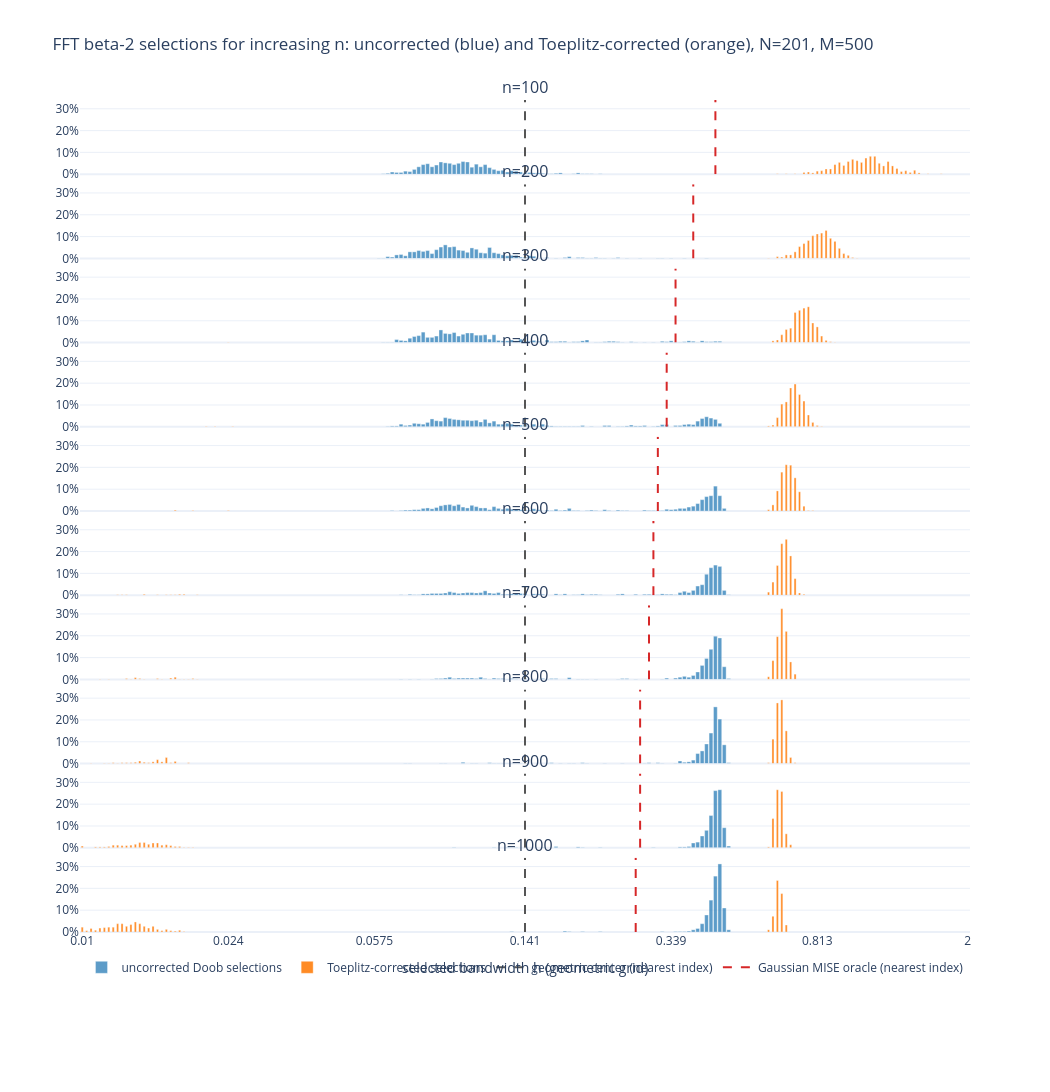
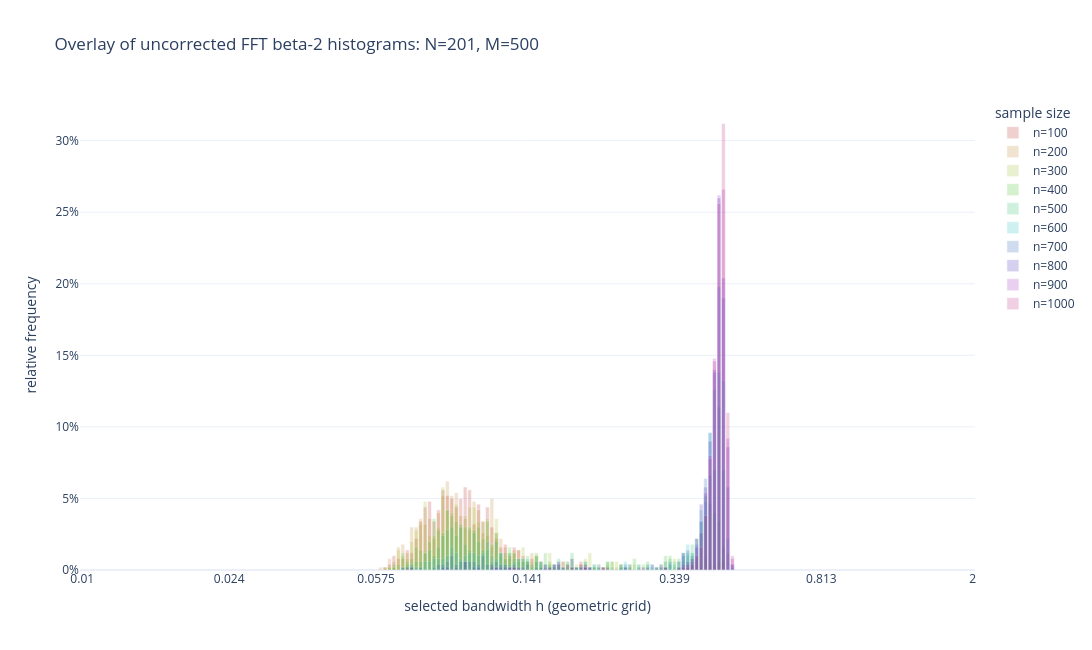

Notebook code cell kept with these figures, in order:
### Code cell
beta2_n_rows = len(beta2_n_sweep_values)
beta2_n_ticks = np.unique(
    np.linspace(0, beta2_n_sweep_N - 1, 7, dtype=int)
)
beta2_n_tick_labels = [
    f"{beta2_n_sweep_h_grid[index]:.3g}" for index in beta2_n_ticks
]
beta2_n_max_frequency = max(
    max(
        float(result["uncorrected_relative_frequencies"].max()),
        float(result["corrected_relative_frequencies"].max()),
    )
    for result in beta2_n_sweep_results.values()
)
beta2_n_line_height = 1.05 * beta2_n_max_frequency

beta2_n_stacked = make_subplots(
    rows=beta2_n_rows,
    cols=1,
    shared_xaxes=True,
    subplot_titles=[f"n={value}" for value in beta2_n_sweep_values],
    vertical_spacing=0.012,
)
beta2_n_overlay = go.Figure()

for row, current_n in enumerate(beta2_n_sweep_values, start=1):
    result = beta2_n_sweep_results[int(current_n)]
    uncorrected_nonzero = np.flatnonzero(result["uncorrected_counts"])
    corrected_nonzero = np.flatnonzero(result["corrected_counts"])
    uncorrected_y = result[
        "uncorrected_relative_frequencies"
    ][uncorrected_nonzero]
    corrected_y = result[
        "corrected_relative_frequencies"
    ][corrected_nonzero]

    beta2_n_stacked.add_trace(
        go.Bar(
            x=uncorrected_nonzero,
            y=uncorrected_y,
            customdata=beta2_n_sweep_h_grid[uncorrected_nonzero],
            width=0.85,
            marker=dict(
                color="#1f77b4",
                line=dict(color="white", width=0.35),
            ),
            opacity=0.72,
            name="uncorrected Doob selections",
            legendgroup="beta2-uncorrected",
            hovertemplate=(
                f"uncorrected, n={current_n}"
                "<br>h=%{customdata:.6g}"
                "<br>relative frequency=%{y:.1%}<extra></extra>"
            ),
            showlegend=(row == 1),
        ),
        row=row,
        col=1,
    )
    beta2_n_stacked.add_trace(
        go.Bar(
            x=corrected_nonzero,
            y=corrected_y,
            customdata=beta2_n_sweep_h_grid[corrected_nonzero],
            width=0.45,
            marker=dict(
                color="#ff7f0e",
                line=dict(color="white", width=0.35),
            ),
            opacity=0.9,
            name="Toeplitz-corrected selections",
            legendgroup="beta2-corrected",
            hovertemplate=(
                f"Toeplitz-corrected, n={current_n}"
                "<br>h=%{customdata:.6g}"
                "<br>relative frequency=%{y:.1%}<extra></extra>"
            ),
            showlegend=(row == 1),
        ),
        row=row,
        col=1,
    )

    for x_index, name, color, legend_group, show_legend in (
        (
            beta2_n_sweep_center_index,
            "geometric center (nearest index)",
            "#555555",
            "beta2-center",
            row == 1,
        ),
        (
            result["oracle_index"],
            "Gaussian MISE oracle (nearest index)",
            "#d62728",
            "beta2-oracle",
            row == 1,
        ),
    ):
        beta2_n_stacked.add_trace(
            go.Scatter(
                x=[x_index, x_index],
                y=[0.0, beta2_n_line_height],
                mode="lines",
                line=dict(color=color, width=2, dash="dash"),
                name=name,
                legendgroup=legend_group,
                showlegend=show_legend,
            ),
            row=row,
            col=1,
        )
    beta2_n_stacked.update_yaxes(
        range=[0.0, beta2_n_line_height],
        tickformat=".0%",
        nticks=4,
        row=row,
        col=1,
    )

    color = f"hsl({360.0 * (row - 1) / beta2_n_rows:.1f},65%,45%)"
    beta2_n_overlay.add_trace(
        go.Bar(
            x=uncorrected_nonzero,
            y=uncorrected_y,
            customdata=beta2_n_sweep_h_grid[uncorrected_nonzero],
            width=0.85,
            marker_color=color,
            opacity=0.22,
            name=f"n={current_n}",
            hovertemplate=(
                f"uncorrected, n={current_n}"
                "<br>h=%{customdata:.6g}"
                "<br>relative frequency=%{y:.1%}<extra></extra>"
            ),
        )
    )

beta2_n_stacked.update_xaxes(
    range=[-0.5, beta2_n_sweep_N - 0.5],
    tickmode="array",
    tickvals=beta2_n_ticks,
    ticktext=beta2_n_tick_labels,
)
beta2_n_stacked.update_xaxes(
    title_text="selected bandwidth h (geometric grid)",
    row=beta2_n_rows,
    col=1,
)
beta2_n_stacked.update_layout(
    title=(
        f"FFT beta-2 selections for increasing n: "
        f"uncorrected (blue) and Toeplitz-corrected (orange), "
        f"N={beta2_n_sweep_N}, M={beta2_n_sweep_M}"
    ),
    width=1050,
    height=230 * beta2_n_rows + 170,
    template="plotly_white",
    barmode="overlay",
    legend=dict(orientation="h", x=0.5, xanchor="center", y=-0.025),
    margin=dict(t=100, b=160),
)
beta2_n_stacked.show()

beta2_n_overlay.update_xaxes(
    title_text="selected bandwidth h (geometric grid)",
    range=[-0.5, beta2_n_sweep_N - 0.5],
    tickmode="array",
    tickvals=beta2_n_ticks,
    ticktext=beta2_n_tick_labels,
)
beta2_n_overlay.update_yaxes(
    title_text="relative frequency",
    tickformat=".0%",
)
beta2_n_overlay.update_layout(
    title=(
        f"Overlay of uncorrected FFT beta-2 histograms: "
        f"N={beta2_n_sweep_N}, M={beta2_n_sweep_M}"
    ),
    width=1100,
    height=650,
    template="plotly_white",
    barmode="overlay",
    legend=dict(title="sample size"),
)
beta2_n_overlay.show()
